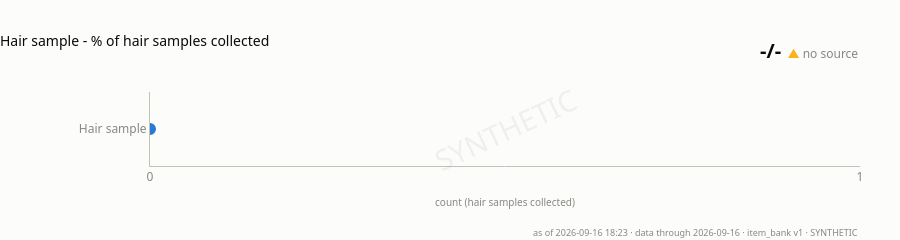

The cell this chart's notebook holds for it:
### Code cell
# Unmeasurable, not zero, and now visibly so: no source exists, so there is no
# dot to place and the badge says why. Nothing in the schema records hair-sample
# collection; it needs an RA sheet loaded into a derived table first.
cards["hair_sample"]

### Figure 1 — Plotly figure (JSON) as saved in the notebook; plotly's stock layout.template omitted (floating-point values rounded to 4 significant figures)
{"data": [{"hovertemplate": "0 of 0<extra></extra>", "marker": {"color": "#2a78d6", "line": {"color": "#fcfcfb", "width": 2}, "size": 14}, "mode": "markers", "showlegend": false, "type": "scatter", "x": [0], "xaxis": "x", "y": ["Hair sample"], "yaxis": "y"}], "layout": {"annotations": [{"font": {"color": "#0b0b0b", "family": "system-ui, -apple-system, \"Segoe UI\", sans-serif", "size": 12}, "showarrow": false, "text": "<b style='font-size:20px'>-/-</b>  <span style='color:#fab219'>▲</span> <span style='color:#898781'>no source</span>", "x": 1, "xanchor": "right", "xref": "paper", "y": 1, "yanchor": "bottom", "yref": "paper", "yshift": 26}, {"font": {"color": "#898781", "family": "system-ui, -apple-system, \"Segoe UI\", sans-serif", "size": 9}, "showarrow": false, "text": "as of 2026-09-16 18:23 · data through 2026-09-16 · item_bank v1 · SYNTHETIC", "x": 1, "xanchor": "right", "xref": "paper", "y": 0, "yanchor": "top", "yref": "paper", "yshift": -58}, {"font": {"color": "#898781", "family": "system-ui, -apple-system, \"Segoe UI\", sans-serif", "size": 29}, "opacity": 0.1, "showarrow": false, "text": "SYNTHETIC", "textangle": -25, "x": 0.5, "xref": "paper", "y": 0.5, "yref": "paper"}], "bargap": 0.5, "font": {"color": "#52514e", "family": "system-ui, -apple-system, \"Segoe UI\", sans-serif", "size": 12}, "height": 193, "hoverlabel": {"bgcolor": "#fcfcfb", "font": {"color": "#0b0b0b", "family": "system-ui, -apple-system, \"Segoe UI\", sans-serif"}}, "legend": {"font": {"color": "#52514e", "size": 10}, "orientation": "h", "x": 0, "y": -0.3}, "margin": {"b": 74, "l": 150, "r": 40, "t": 92}, "paper_bgcolor": "#fcfcfb", "plot_bgcolor": "#fcfcfb", "showlegend": false, "title": {"font": {"color": "#0b0b0b", "size": 14}, "text": "Hair sample - % of hair samples collected", "x": 0, "xanchor": "left"}, "xaxis": {"anchor": "y", "domain": [0, 1], "dtick": 1, "linecolor": "#c3c2b7", "rangemode": "tozero", "showgrid": false, "tickfont": {"color": "#898781"}, "tickformat": "d", "title": {"font": {"color": "#898781", "size": 10}, "text": "count (hair samples collected)"}, "zeroline": false}, "yaxis": {"anchor": "x", "domain": [0, 1], "linecolor": "#c3c2b7", "showgrid": false, "showticklabels": true, "tickfont": {"color": "#898781", "size": 12}, "zeroline": false}}}
